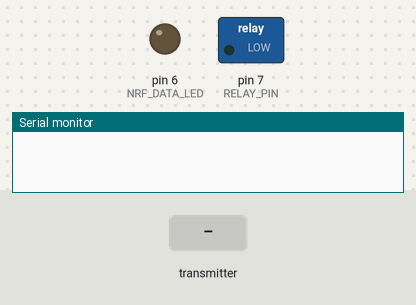
Bench run of a sketch on a simulated Arduino Uno, built with avr-gcc and run on an emulated ATmega328P. Shown: switched loads named in the sketch (green lamp = pin HIGH), output pins drawn as LEDs (lit = HIGH), the last lines printed to the serial monitor. Dashed ring = blinking. The inputs (shaded band) are chosen by the test bench. No radio packets arrive unless stated.

Above: at 1.2 s.
1.3 s: the transmitter starts sending socketValue = 0
At 1.51 s:
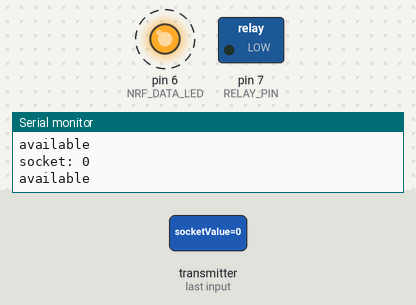
Timing chart, 0 to 10.3 s (numbered marks = the images above; inputs shaded):
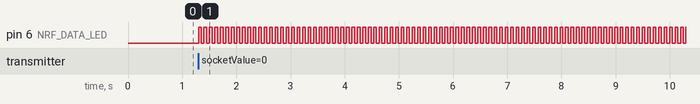

Measured:
- after the input at 1.3 s, pin 6 (NRF_DATA_LED): alternates HIGH for 0.05 s and LOW for 0.05 s, starting at once

The sketch:

submodule.ino
```cpp
#include  <SPI.h>
#include "nRF24L01.h"
#include "RF24.h"

#define CSN_PIN 10
#define CE_PIN 9
#define NRF_DATA_LED 6
#define RELAY_PIN 7
#define POT_PIN A0

#define BLINK_DELAY 50


RF24 alici(CE_PIN, CSN_PIN);
const byte address[6] = {"00001"};

struct Data {

  int socketValue;
  int ledValue;
  int potValue;

};

void initNrf();

struct Data dataGet;

void setup() {

  Serial.begin(9600);

  pinMode(NRF_DATA_LED, OUTPUT);
  pinMode(RELAY_PIN, OUTPUT);


  initNrf();

}

void loop() {

  if (alici.available()) {

    Serial.println("available");

    alici.read(&dataGet, sizeof(dataGet));

    Serial.println("socket: " + String(dataGet.socketValue));

    blinkLed(NRF_DATA_LED, BLINK_DELAY);

    if (dataGet.socketValue == 1)
      digitalWrite(RELAY_PIN, HIGH);
    else
      digitalWrite(RELAY_PIN, LOW);


  } else {

    digitalWrite(NRF_DATA_LED, LOW);
  }

}


void blinkLed(int ledPin, long t) {

  digitalWrite(ledPin, HIGH);
  delay(t);
  digitalWrite(ledPin, LOW);
  delay(t);

}
```

nrf.ino
```cpp
void initNrf(){

  alici.begin();
  alici.setPALevel(RF24_PA_LOW);
  alici.openReadingPipe(1,address);
  alici.startListening();

}
```
